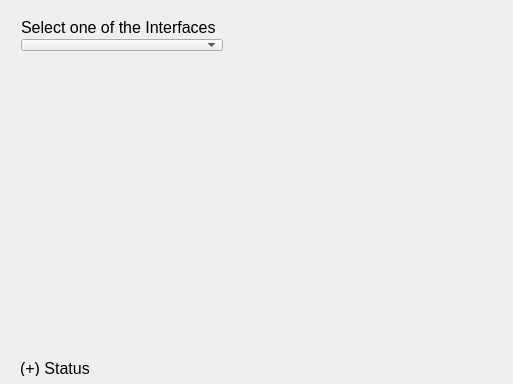
<?xml version="1.0" encoding="UTF-8"?>
<ui version="4.0">
 <class>InterfaceDialog</class>
 <widget class="QDialog" name="InterfaceDialog">
  <property name="geometry">
   <rect>
    <x>0</x>
    <y>0</y>
    <width>513</width>
    <height>384</height>
   </rect>
  </property>
  <property name="windowTitle">
   <string>InterfaceDialog</string>
  </property>
  <widget class="QLabel" name="status_label">
   <property name="geometry">
    <rect>
     <x>20</x>
     <y>360</y>
     <width>281</width>
     <height>16</height>
    </rect>
   </property>
   <property name="font">
    <font>
     <pointsize>12</pointsize>
    </font>
   </property>
   <property name="text">
    <string>(+) Status</string>
   </property>
  </widget>
  <widget class="QWidget" name="layoutWidget">
   <property name="geometry">
    <rect>
     <x>10</x>
     <y>10</y>
     <width>224</width>
     <height>52</height>
    </rect>
   </property>
   <layout class="QVBoxLayout" name="verticalLayout">
    <item>
     <widget class="QLabel" name="note_label">
      <property name="font">
       <font>
        <pointsize>12</pointsize>
       </font>
      </property>
      <property name="text">
       <string>Select one of the Interfaces</string>
      </property>
     </widget>
    </item>
    <item>
     <widget class="QComboBox" name="Interface_comboBox">
      <property name="font">
       <font>
        <pointsize>10</pointsize>
       </font>
      </property>
     </widget>
    </item>
   </layout>
  </widget>
 </widget>
 <layoutdefault spacing="6" margin="11"/>
 <resources/>
 <connections/>
</ui>
